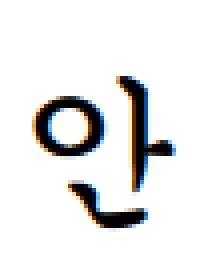
#> input picture extraction/data/an3.png, 55 x 70 px (shown 4 times larger); its folder holds only this picture in this run
$ python outertest.py
#> lines starting #> are read from the running program, lines starting #| are printed output that depends on the picture; after the words box and inside, x2 and y2 are one past the last pixel; in counts of white or black regions, pixels touching at a corner belong together; long printed decimals are rounded
import cv2
import glob
import numpy as np


SPLIT_SIZE = 3
def split(a, n):
    k, m = divmod(len(a), n)
    return (a[i*k + min(i,m):(i+1) * k+min(i+1, m)] for i in range(n))

# [73 lines left out: function get_feature, not called in this run]

def get_feature2(img):
    imgray = cv2.cvtColor(img, cv2.COLOR_BGR2GRAY)

    # swap 255 and 0 so that contour can work correctly
    # contour sees an white image in a black background
    ret, thresh = cv2.threshold(imgray, 127, 255, cv2.THRESH_BINARY_INV)

    # ignore inner box for chars like 'o'
    contours, hierarchy = cv2.findContours(thresh, cv2.RETR_EXTERNAL,
                                           cv2.CHAIN_APPROX_SIMPLE)


    # get outermost box
    corners = []
    for c in contours:
        x,y,w,h = cv2.boundingRect(c)
        corners.append((x,y,x+w,y+h))
    left_c = min(corners,key=lambda x: x[0])[0]
    top_c = min(corners,key=lambda x: x[1])[1]
    right_c = max(corners,key=lambda x: x[2])[2]
    bottom_c = max(corners,key=lambda x: x[3])[3]
    img = cv2.rectangle(img, (left_c,top_c), (right_c,bottom_c), (0,255,0), 1)
    w = right_c - left_c
    h = bottom_c - top_c


    # cv2.imshow("image", img)
    # cv2.waitKey(0)
    # cv2.destroyAllWindows()

    features = []

    for chunk in split(range(top_c, bottom_c), SPLIT_SIZE):
        tmp = 0
        for i in chunk:
            cnt = 0
            for j in range(left_c, left_c + w//2):
                if thresh[i][j] == 0:
                    cnt += 1
                else:
                    break
            tmp += cnt

        features.append(tmp/h)

    for chunk in split(range(top_c, bottom_c), SPLIT_SIZE):
        tmp = 0
        for i in chunk:
            cnt = 0
            for j in range(right_c, left_c + w//2, -1):
                if thresh[i][j] == 0:
                    cnt += 1
                else:
                    break
            tmp += cnt

        features.append(tmp/h)

    for chunk in split(range(left_c, right_c), SPLIT_SIZE):
        tmp = 0
        for j in chunk:
            cnt = 0
            for i in range(top_c, top_c + h//2):
                if thresh[i][j] == 0:
                    cnt += 1
                else:
                    break
            tmp += cnt

        features.append(tmp/w)

    for chunk in split(range(left_c, right_c), SPLIT_SIZE):
        tmp = 0
        for j in chunk:
            cnt = 0
            for i in range(bottom_c, top_c + h//2, -1):
                if thresh[i][j] == 0:
                    cnt += 1
                else:
                    break
            tmp += cnt
        features.append(tmp/w)


    return np.array(features)

images = [(cv2.imread(im), im) for im in glob.glob("./data/*.png")]
#> images = 1 item
fts = []

for (img, name) in images:
    ft = get_feature2(img)
    fts.append((ft, name))
#> this loop made 1 pass
#> (name, left_c in get_feature2, top_c in get_feature2, right_c in get_feature2, bottom_c in get_feature2, w in get_feature2, h in get_feature2) on pass 1: ('./data/an3.png', 9, 19, 43, 57, 34, 38)
#> pass 1, in get_feature2, `imgray = cv2.cvtColor(img, cv2.COLOR_BGR2GRAY)`:
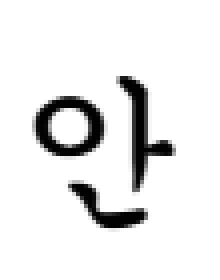
#> imgray: shape (70, 55) (shown 4 times larger); min 2, max 255, mean 233.2
#> pass 1, in get_feature2, `ret, thresh = cv2.threshold(imgray, 127, 255, cv2.THRESH_BINARY_INV)`:
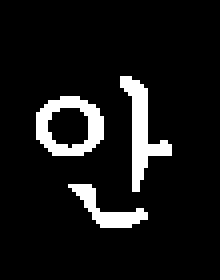
#> thresh: shape (70, 55) (shown 4 times larger); 8.9% white; 3 white regions, box (x1, y1, x2, y2) and area: (30, 19, 43, 48) 132, (9, 24, 26, 39) 130, (17, 46, 37, 57) 79
#> pass 1, in get_feature2, `img = cv2.rectangle(img, (left_c,top_c), (right_c,bottom_c), (0,255,0)..`:
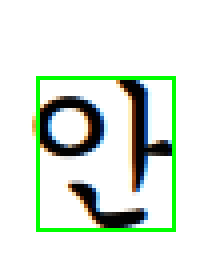
#> img: shape (70, 55, 3) (shown 4 times larger); mean B, G, R 224.4, 233.9, 224.3
#> after the loop, fts = [([2.55, 2.95, 3.97, 2.58, 1.87, 3.61, 2.15, 3.35, 3.15, 5.59, 0.676, 3.68], './data/an3.png')]

testimg = "./testset/bigan.png"
test = cv2.imread(testimg)
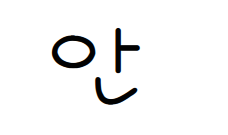
#> input picture extraction/testset/bigan.png, 228 x 135 px
#> test is the input picture: shape (135, 228, 3); mean B, G, R 244.7, 244.7, 244.8
testft = get_feature2(test)
#> in get_feature2 (call 2), `ret, thresh = cv2.threshold(imgray, 127, 255, cv2.THRESH_BINARY_INV)`:
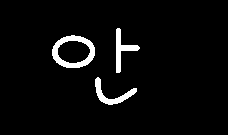
#> thresh: shape (135, 228); 4% white; 3 white regions
#> in get_feature2 (call 2), `contours, hierarchy = cv2.findContours(thresh, cv2.RETR_EXTERNAL, cv2...`: contours = 3 contours; box (x1, y1, x2, y2) and area: (52, 35, 95, 68) 1068, (95, 77, 137, 105) 281, (116, 28, 140, 73) 266
#> the loop in get_feature2 (call 2), `for c in contours:` made 3 passes
#> (x, y, w, h) on passes 1 to 3: (95, 77, 42, 28), (52, 35, 43, 33), (116, 28, 24, 45)
#> after the loop in get_feature2 (call 2), `for c in contours:`: corners = [(95, 77, 137, 105), (52, 35, 95, 68), (116, 28, 140, 73)]
#> in get_feature2 (call 2), `left_c = min(corners,key=lambda x: x[0])[0]`: left_c = 52
#> in get_feature2 (call 2), `top_c = min(corners,key=lambda x: x[1])[1]`: top_c = 28
#> in get_feature2 (call 2), `right_c = max(corners,key=lambda x: x[2])[2]`: right_c = 140
#> in get_feature2 (call 2), `bottom_c = max(corners,key=lambda x: x[3])[3]`: bottom_c = 105
#> in get_feature2 (call 2), `img = cv2.rectangle(img, (left_c,top_c), (right_c,bottom_c), (0,255,0)..`:
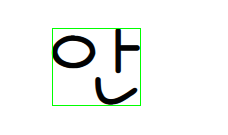
#> img: shape (135, 228, 3); 1.07% of pixels changed, all inside (x1, y1, x2, y2) = (52, 28, 141, 106)
#> in get_feature2 (call 2), `w = right_c - left_c`: w = 88
#> in get_feature2 (call 2), `h = bottom_c - top_c`: h = 77
#> after the loop in get_feature2 (call 2), `for chunk in split(range(top_c, bottom_c), SPLIT_SIZE):`: features = [5.13, 7.66, 14.19]
#> after the loop in get_feature2 (call 2), `for chunk in split(range(top_c, bottom_c), SPLIT_SIZE):`: features = [5.13, 7.66, 14.19, 5.36, 8.83, 6.74]
#> after the loop in get_feature2 (call 2), `for chunk in split(range(left_c, right_c), SPLIT_SIZE):`: features = [5.13, 7.66, 14.19, 5.36, 8.83, 6.74, 3.47, 8.75, 5.89]
#> after the loop in get_feature2 (call 2), `for chunk in split(range(left_c, right_c), SPLIT_SIZE):`: features = [5.13, 7.66, 14.19, 5.36, 8.83, 6.74, 3.47, 8.75, 5.89, 13.14, 6.72, 3.11]
#> testft has the same summary as features in get_feature2
print(testimg, testft)
#| ./testset/bigan.png [ 5.130  7.662 14.195  5.364  8.831  6.740
#|   3.466  8.75        5.886 13.136  6.716  3.114]
# cv2.imshow("image", test)
# cv2.waitKey(0)
# cv2.destroyAllWindows()

min_d = 999999999
m = 'hi'
for (ft, name) in fts:
    # try:
    dist = np.linalg.norm(ft - testft)
    # [5 lines of commented-out code are left out]

    if dist < min_d:
        min_d = dist
        m = name
        print(name, dist, ft)
#> this loop made 1 pass
#> (name, dist, min_d, m) on pass 1: ('./data/an3.png', 18.21, 18.21, './data/an3.png')
#| ./data/an3.png 18.208 [2.553 2.947 3.974 2.579 1.868 3.605
#|  2.147 3.353 3.147 5.588 0.6765 3.676]
#> after the loop, min_d = 18.21
print(m, min_d, ft)
#| ./data/an3.png 18.208 [2.553 2.947 3.974 2.579 1.868 3.605
#|  2.147 3.353 3.147 5.588 0.6765 3.676]

cv2.imshow("data", cv2.imread(m))
cv2.imshow("test", cv2.imread(testimg))
cv2.waitKey(0)
cv2.destroyAllWindows()
